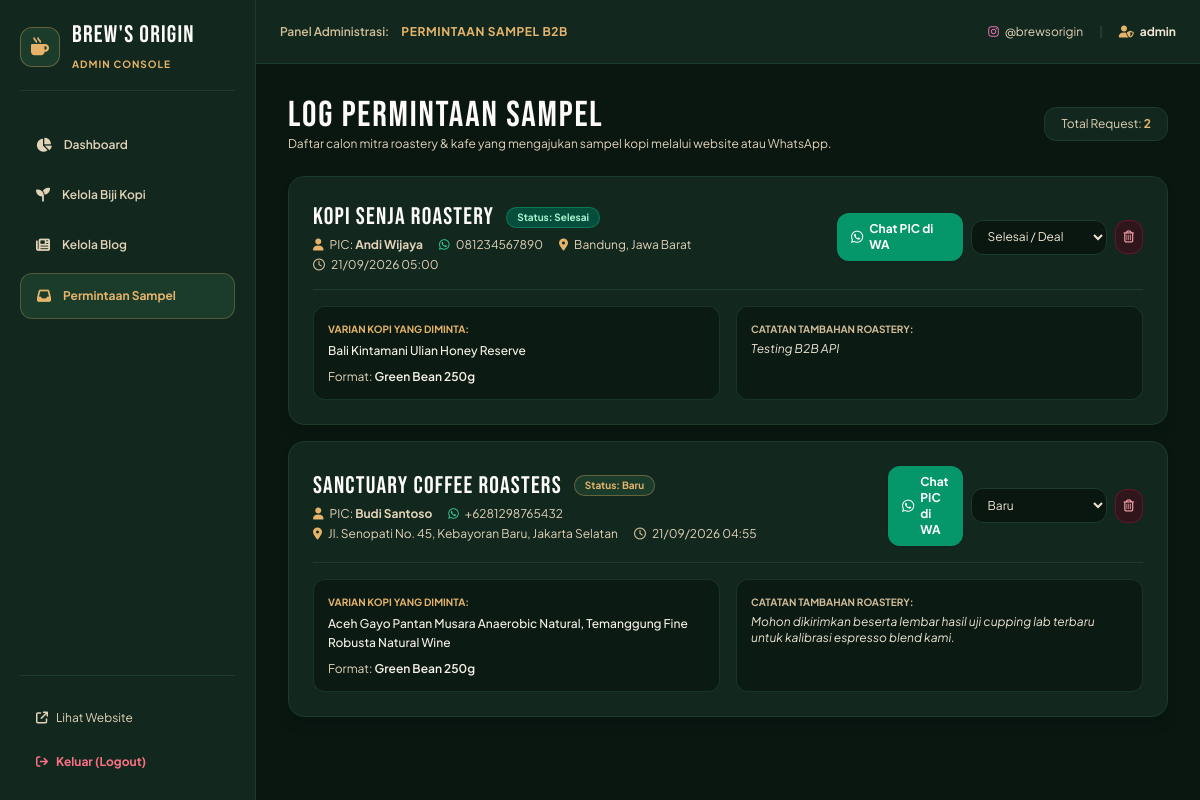
Page /admin/samples (signed in) on the committed database.
### models.py (models this page shows)
class SampleRequest(db.Model):
    __tablename__ = 'sample_requests'
    id = db.Column(db.Integer, primary_key=True)
    roastery_name = db.Column(db.String(150), nullable=False)
    contact_person = db.Column(db.String(120), nullable=False)
    phone_whatsapp = db.Column(db.String(50), nullable=False)
    email = db.Column(db.String(120), nullable=True)
    city_address = db.Column(db.Text, nullable=False)
    selected_beans = db.Column(db.Text, nullable=False)
    sample_format = db.Column(db.String(100), default='Green Bean 100g')
    notes = db.Column(db.Text, nullable=True)
    status = db.Column(db.String(50), default='Baru') # Baru, Diproses, Sampel Terkirim, Selesai
    created_at = db.Column(db.DateTime, default=utc_now)

### app.py (the view)
@app.route('/admin/samples')
@login_required
def admin_samples():
    samples = SampleRequest.query.order_by(SampleRequest.created_at.desc()).all()
    return render_template('admin/samples.html', samples=samples)

### app.py (called while the page is built)
def login_required(f):
    @wraps(f)
    def decorated_function(*args, **kwargs):
        if not session.get('admin_logged_in'):
            flash('Silakan login terlebih dahulu untuk mengakses panel admin.', 'warning')
            return redirect(url_for('admin_login'))
        return f(*args, **kwargs)
    return decorated_function

@app.context_processor
def inject_global_vars():
    return {
        'config': app.config,
        'instagram_handle': app.config['INSTAGRAM_HANDLE'],
        'instagram_url': app.config['INSTAGRAM_URL'],
        'whatsapp_number': app.config['WHATSAPP_NUMBER']
    }

### templates/admin/samples.html (shortened to what this page needs)
{% extends "admin/layout.html" %}
{% block section_name %}Permintaan Sampel B2B{% endblock %}
{% block content %}
<div class="space-y-6">
    <div class="flex flex-col sm:flex-row justify-between items-start sm:items-center gap-4">
        <div>
            <h1 class="font-bebas text-4xl text-cream-50">LOG PERMINTAAN SAMPEL</h1>
            <p class="text-xs text-cream-300">Daftar calon mitra roastery & kafe yang mengajukan sampel kopi melalui website atau WhatsApp.</p>
        </div>
        <div class="text-xs text-cream-300 bg-forest-900 border border-forest-800 px-4 py-2 rounded-xl">
            Total Request: <strong class="text-gold-400">{{ samples|length }}</strong>
        </div>
    </div>
    <div class="space-y-4">
        {% for sample in samples %}
            <div class="bg-forest-900 border border-forest-800 rounded-2xl p-6 shadow-lg">
                <div class="flex flex-col lg:flex-row items-start lg:items-center justify-between gap-4 pb-4 border-b border-forest-800">
                    <div>
                        <div class="flex items-center gap-3">
                            <h3 class="font-bebas text-2xl text-cream-50">{{ sample.roastery_name }}</h3>
                            <span class="px-2.5 py-0.5 rounded-full text-[10px] font-bold {% if sample.status == 'Baru' %}bg-forest-800 text-gold-400 border border-gold-500/40{% elif sample.status == 'Diproses' %}bg-forest-800 text-cream-300 border border-forest-700{% elif sample.status == 'Sampel Terkirim' %}bg-emerald-950 text-emerald-300 border border-emerald-600/40{% else %}bg-emerald-900 text-emerald-200 border border-emerald-500/40{% endif %}">
                                Status: {{ sample.status }}
                            </span>
                        </div>
                        <div class="text-xs text-cream-300 mt-1 flex flex-wrap items-center gap-x-4 gap-y-1">
                            <span><i class="fa-solid fa-user text-gold-400 mr-1"></i> PIC: <strong>{{ sample.contact_person }}</strong></span>
                            <span><i class="fa-brands fa-whatsapp text-emerald-400 mr-1"></i> {{ sample.phone_whatsapp }}</span>
                            <span><i class="fa-solid fa-location-dot text-gold-400 mr-1"></i> {{ sample.city_address }}</span>
                            <span><i class="fa-regular fa-clock text-cream-400 mr-1"></i> {{ sample.created_at.strftime('%d/%m/%Y %H:%M') }}</span>
                        </div>
                    </div>
                    <div class="flex items-center gap-2">
                        <a href="https://wa.me/{{ sample.phone_whatsapp|replace('+', '')|replace('-', '')|replace(' ', '') }}" target="_blank" class="px-3.5 py-2 rounded-xl bg-emerald-600 hover:bg-emerald-500 text-white text-xs font-bold inline-flex items-center gap-1.5 shadow transition-colors">
                            <i class="fa-brands fa-whatsapp text-sm"></i> Chat PIC di WA
                        </a>
                        <form method="POST" action="{{ url_for('admin_sample_status', id=sample.id) }}" class="inline-flex items-center gap-1">
                            <select name="status" onchange="this.form.submit()" class="bg-forest-950 border border-forest-800 rounded-xl px-3 py-2 text-xs text-cream-200 focus:outline-none focus:border-gold-500">
                                <option value="Baru" {% if sample.status == 'Baru' %}selected{% endif %}>Baru</option>
                                <option value="Selesai" {% if sample.status == 'Selesai' %}selected{% endif %}>Selesai / Deal</option>
                            </select>
                        </form>
                        <form method="POST" action="{{ url_for('admin_sample_delete', id=sample.id) }}" onsubmit="return confirm('Hapus log sample ini?');">
                            <button type="submit" class="p-2 rounded-xl bg-rose-950/50 hover:bg-rose-900/60 text-rose-300 text-xs transition-colors border border-rose-900/60" title="Hapus">
                                <i class="fa-regular fa-trash-can"></i>
                            </button>
                        </form>
                    </div>
                </div>
                <div class="pt-4 grid grid-cols-1 md:grid-cols-2 gap-4 text-xs">
                    <div class="p-3.5 rounded-xl bg-forest-950/80 border border-forest-800/80">
                        <span class="text-[10px] uppercase font-bold text-gold-400 block mb-1">Varian Kopi yang Diminta:</span>
                        <p class="font-medium text-cream-100 leading-relaxed">{{ sample.selected_beans }}</p>
                        <div class="mt-2 text-cream-300">
                            Format: <span class="text-cream-100 font-semibold">{{ sample.sample_format }}</span>
                        </div>
                    </div>
                    <div class="p-3.5 rounded-xl bg-forest-950/80 border border-forest-800/80">
                        <span class="text-[10px] uppercase font-bold text-cream-400 block mb-1">Catatan Tambahan Roastery:</span>
                        <p class="text-cream-200 italic">{{ sample.notes or 'Tidak ada catatan tambahan.' }}</p>
                    </div>
                </div>
            </div>
        {% endfor %}
    </div>
</div>
{% endblock %}

### static/css/custom.css (style rules this page uses)
:root { --color-forest-darkest: #0a1711; --color-forest-dark: #12281e; --color-forest-card: #183528; --color-forest-surface: #1e4232; --color-forest-border: #2b5542; --color-forest-accent: #2e694d; --color-forest-hover: #3a805e; --color-cream-50: #fdfbf7; --color-cream-100: #f7f2e7; --color-cream-200: #efe5d3; --color-cream-300: #e2d2b8; --color-cream-400: #d1bc97; --color-cream-500: #bfa577; --color-cream-text: #f5eedf; --color-cream-muted: #d0c4b2; --color-gold-accent: #d4a359; --color-gold-hover: #e5b46a; --font-heading: 'Bebas Neue', sans-serif; --font-body: 'Plus Jakarta Sans', system-ui, -apple-system, sans-serif; }
body { font-family: var(--font-body); background-color: var(--color-forest-darkest); color: var(--color-cream-text); margin: 0; padding: 0; overflow-x: hidden; }
h1, h2, h3, .font-heading, .brand-font { font-family: var(--font-heading); letter-spacing: 0.04em; }
.font-bebas { font-family: var(--font-heading); letter-spacing: 0.05em; }

### rows in the picture
SampleRequest: roastery_name "Kopi Senja Roastery", status "Selesai", contact_person "Andi Wijaya", phone_whatsapp "081234567890", city_address "Bandung, Jawa Barat", created_at "21/09/2026 05:00", status "Selesai / Deal", selected_beans "Bali Kintamani Ulian Honey Reserve", sample_format "Green Bean 250g", notes "Testing B2B API"
SampleRequest: roastery_name "Sanctuary Coffee Roasters", status "Baru", contact_person "Budi Santoso", phone_whatsapp "+6281298765432", city_address "Jl. Senopati No. 45, Kebayoran Baru, Jakarta Selatan", created_at "21/09/2026 04:55", selected_beans "Aceh Gayo Pantan Musara Anaerobic Natural, Temanggung Fine Robusta Natural Wine", sample_format "Green Bean 250g", notes "Mohon dikirimkan beserta lembar hasil uji cupping lab terbaru untuk kalibrasi espresso blend kami."

### other values in the picture
{{ session.get('admin_user', 'Administrator') }} "admin"
{{ samples|length }} "2"
